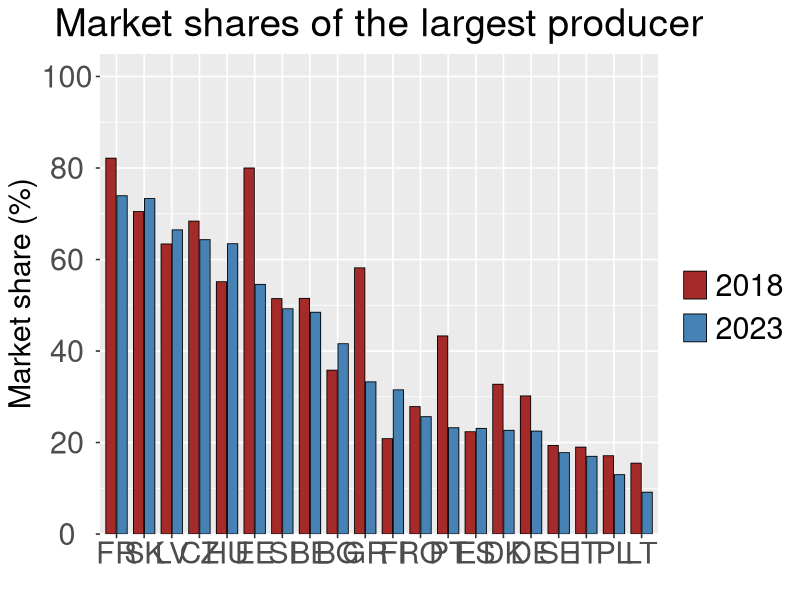
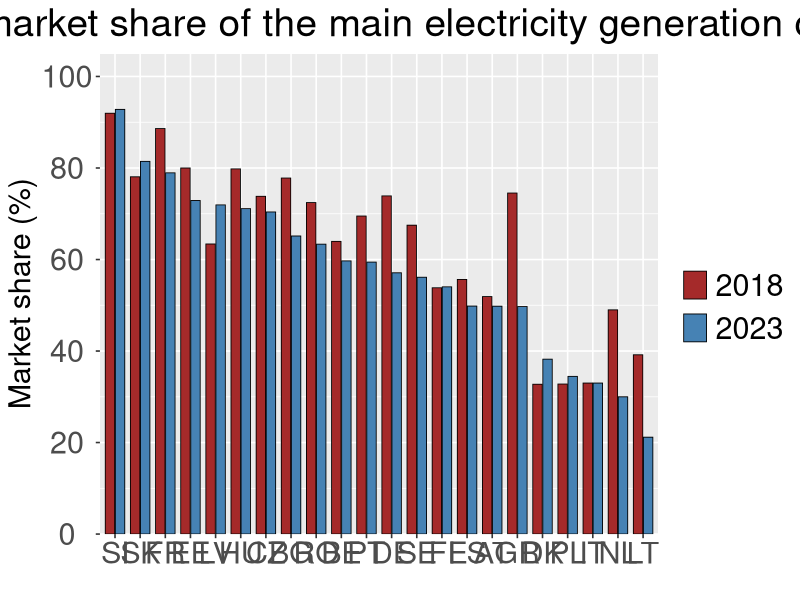

Recreate these plots in R, in order.
library(readxl)
library(dplyr)
library(tidyr)
library(ggplot2)
library(grid)



df1 <- read_excel("data/raw/visualisations/competition_levels.xlsx", sheet = 1)

df1 <- df1[df1$Country != "AT" &
           df1$Country != "NL" &
           df1$Country != "NO", ]

df2 <- read_excel("data/raw/visualisations/competition_levels.xlsx", sheet = 2)

df2 <- df2[df2$Country != "NO", ]

df_long1 <- df1 %>%
  pivot_longer(cols = -Country, names_to = "Year", values_to = "Pct")

df_long1 <- df_long1 %>%
  mutate(Country = factor(Country, levels = unique(df1$Country)))

cols_plot1 <- c(
  "2018" = "brown",
  "2023" = "steelblue"
)

df_long2 <- df2 %>%
  pivot_longer(cols = -Country, names_to = "Year", values_to = "Pct")

df_long2 <- df_long2 %>%
  mutate(Country = factor(Country, levels = unique(df2$Country)))

cols_plot2 <- c(
  "2018" = "brown",
  "2023" = "steelblue"
)

ggplot(df_long1, aes(x = Country, y = Pct, fill = Year)) +
  
  geom_col(position = position_dodge(width = 0.8),  width = 0.75, colour = "black", size = 0.3) +
  
  scale_fill_manual(values = cols_plot1,
                    name = "") +
  
  scale_y_continuous(breaks = seq(0, 110, by = 20), 
                     expand = c(0, 0)) +
  
  coord_cartesian(ylim = c(0, 105)) +
  
  labs(title = "Market shares of the largest producer",
       x = "", y = "Market share (%)") +
  
  theme_grey(base_size = 12) +
  
  theme(plot.title = element_text(hjust = 0.5, size = 28),
        
        legend.text = element_text(size = 22),
        legend.key.spacing.y = unit(10, "pt"),
        
        axis.text.x = element_text(hjust = 0.5, size = 22),
        
        axis.text.y = element_text(hjust = 0.5, size = 22),
        axis.title.y = element_text(size = 22))

# ggsave("market_shares_of_the_largest_producer.jpeg")

ggplot(df_long2, aes(x = Country, y = Pct, fill = Year)) +
  
  geom_col(position = position_dodge(width = 0.8),  width = 0.75, colour = "black", size = 0.3) +
  
  scale_fill_manual(values = cols_plot2,
                    name = "") +
  
  scale_y_continuous(breaks = seq(0, 110, by = 20), 
                     expand = c(0, 0)) +
  
  coord_cartesian(ylim = c(0, 105)) +
  
  labs(title = "Cumulative market share of the main electricity generation companies",
       x = "", y = "Market share (%)") +
  
  theme_grey(base_size = 12) +
  
  theme(plot.title = element_text(hjust = 0.5, size = 28),
        
        legend.text = element_text(size = 22),
        legend.key.spacing.y = unit(10, "pt"),
        
        axis.text.x = element_text(hjust = 0.5, size = 22),
        
        axis.text.y = element_text(hjust = 0.5, size = 22),
        axis.title.y = element_text(size = 22))

# ggsave("cumulative_market_shares_of_the_main_producers.jpeg")